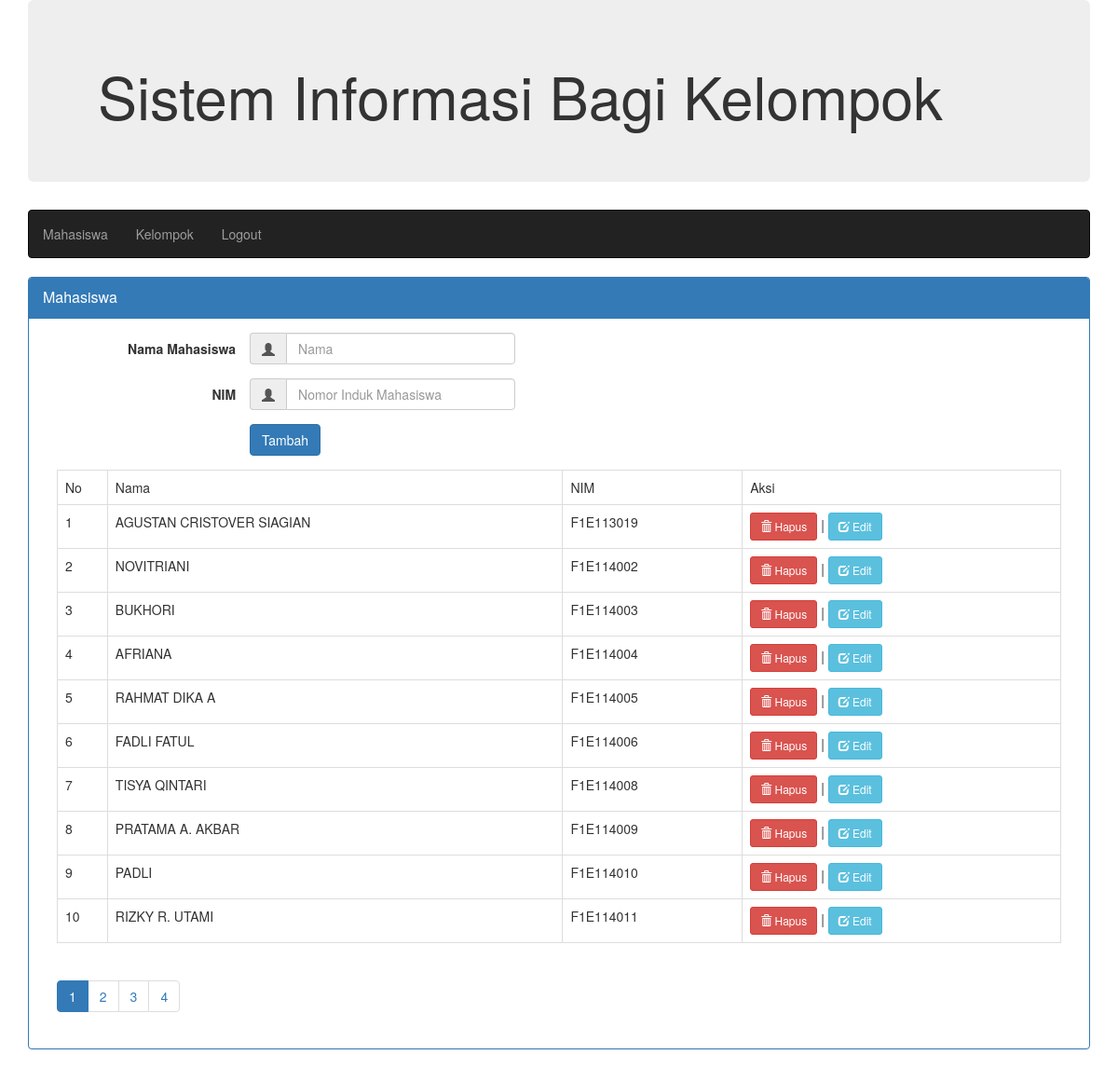
The app's page /index.php (signed in) with its own data.
### tables this page shows
CREATE TABLE `mhs` (
  `id` int(11) NOT NULL,
  `nim` varchar(200) NOT NULL,
  `nama` varchar(200) NOT NULL
);

### mahasiswa.php (the view, shortened to what this page needs)
<div class="panel panel-primary">
	<div class="panel-heading">
		<div class="panel-title">
			Mahasiswa
		</div>
	</div>
	<div class="panel-body">
		<div class="row">
			<div class="col-md-6">
				<?php if($_GET[halaman]=='edit')
				{
					include 'koneksi.php';
					$a=mysql_fetch_array(mysql_query("SELECT *from mhs where id='$_GET[id]'"));
					?>
				<form action="proses.php?aksi=edit" class="form-horizontal" method="post">
					<div class="form-group">
						<input type="hidden" value="<?php echo $a[id]; ?>" name='i'>
						<label class="control-label col-sm-5">Nama Mahasiswa</label>
						<div class="input-group col-sm-6">
							<div class="input-group-addon">
								<span class="glyphicon glyphicon-user"></span>
							</div>
							<input class="form-control" required name="a" value="<?php echo $a[nama]; ?>" type="text" placeholder="Nama" />
						</div>
					</div>
					<div class="form-group">
						<label class="control-label col-sm-5">NIM</label>
						<div class="input-group col-sm-6">
							<div class="input-group-addon">
								<span class="glyphicon glyphicon-user"></span>
							</div>
							<input class="form-control" required name="n" value="<?php echo $a[nim]; ?>" type="text" placeholder="Nomor Induk Mahasiswa" />
						</div>
					</div>
					<div class="form-group">
						<label class="control-label col-sm-5"></label>
						<div class="input-group col-sm-6">
							<button class="btn btn-primary" type="submit"> Update</button> | <a href="index.php"><button type="button" class="btn btn-danger"> Batal</button></a>
						</div>
					</div>
				</form>
				<?php }
				else
				{ ?>
				<form action="proses.php?aksi=tambahmhs" class="form-horizontal" method="post">
					<div class="form-group">
						<label class="control-label col-sm-5">Nama Mahasiswa</label>
						<div class="input-group col-sm-6">
							<div class="input-group-addon">
								<span class="glyphicon glyphicon-user"></span>
							</div>
							<input class="form-control" required name="nama" type="text" placeholder="Nama" />
						</div>
					</div>
					<div class="form-group">
						<label class="control-label col-sm-5">NIM</label>
						<div class="input-group col-sm-6">
							<div class="input-group-addon">
								<span class="glyphicon glyphicon-user"></span>
							</div>
							<input class="form-control" required name="nim" type="text" placeholder="Nomor Induk Mahasiswa" />
						</div>
					</div>
					<div class="form-group">
						<label class="control-label col-sm-5"></label>
						<div class="input-group col-sm-6">
							<button class="btn btn-primary" type="submit"> Tambah</button>
						</div>
					</div>
				</form>
				<?php } ?>
			</div>
		</div>
		<div class="col-md-12">
			<table class="table table-stripped table-bordered">
			<tr>
				<td width="5%">No</td><td>Nama</td><td>NIM</td><td>Aksi</td>
			</tr>
			<?php
			$a=mysql_query("SELECT *from mhs order by nim asc");
			$jumlahdata=mysql_num_rows($a);
			if($jumlahdata==0)
			{
				echo "<tr><td colspan='4'><div class='alert alert-danger'>Data tidak ada</div></td></tr>";
			}
			else{
			$p= new PagingMahasiswa;
			$batas=10;
			$posisi=$p->cariPosisi($batas);
			$a=mysql_query("SELECT *from mhs order by nim asc limit $posisi,$batas");
			$no=$posisi+1;
			while ($b= mysql_fetch_array($a)) {
				?>
				<tr>
					<td><?php echo $no; ?></td><td><?php echo $b[nama]; ?></td><td><?php echo $b[nim]; ?></td><td><a href="proses.php?aksi=hapus&id=<?php echo $b[id]; ?>"><button class="btn btn-danger btn-sm" onclick="return confirm('Apakah anda yakin menghapus ini?')"><span class="glyphicon glyphicon-trash"></span> Hapus</button></a> | <a href="index.php?halaman=edit&id=<?php echo $b[id]; ?>"><button class="btn btn-info btn-sm"><span class="glyphicon glyphicon-edit"></span> Edit</button></a> </td>
				</tr>
				<?php $no++;
				}
				$jmlhalaman  = $p->jumlahHalaman($jumlahdata, $batas);
				$linkHalaman = $p->navHalaman($_GET[halaman], $jmlhalaman);
			}
			?>
			</table>
			<ul class="pagination">
					<?php echo "$linkHalaman"; ?>
				</ul>
		</div>
	</div>
</div>

### index.php (shortened to what this page needs)
<!DOCTYPE html>
<?php error_reporting(1);
include 'paging.php';
?>
<html>
<head>
	<link rel="stylesheet" type="text/css" href="css/bootstrap.css">
</head>
<body>
<?php session_start(); if(!empty($_SESSION['username'])&&!empty($_SESSION['password'])&&$_SESSION[to]>time())
{ ; ?>
<div class="container">
	<div class="jumbotron">
		<div class="container">
			<h1>Sistem Informasi Bagi Kelompok</h1>
		</div>
	</div>
	<nav class="navbar navbar-inverse">
		<ul class="nav navbar-nav">
			<li ><a href="?menu=mahasiswa">Mahasiswa</a></li>
			<li><a href="?menu=kelompok">Kelompok</a></li>
		</ul>
		<ul class="nav navbar-nav ">
			<li class=""><a href="logout.php">Logout</a></li>
		</ul>
	</nav>
	<?php if($_GET[menu]=='mahasiswa')
	{
		include 'mahasiswa.php';
	}
	elseif($_GET[menu]=='kelompok')
	{
		include 'kelompok.php';
	}
	elseif($_GET[ngapain]=='buatgrup')
	{
		include 'kelompok.php';
	}
	elseif($_GET[ngapain]=='lihatgrup')
	{
		include 'kelompok.php';
	}
	elseif($_GET[ngapain]=='tambahkelompok')
	{
		include 'kelompok.php';
	}
	else
	{
		include 'mahasiswa.php';
	}?>
</div>
	<?php
}
?>
</body>
</html>

### paging.php (shortened to what this page needs)
<?php
class PagingMahasiswa{
	function cariPosisi($batas){
		if(empty($_GET[halaman])){
			$posisi=0;
		}
		else{
			$posisi = ($_GET[halaman]-1) * $batas;
		}
		return $posisi;
	}
	function jumlahHalaman($jmldata, $batas){
		$jmlhalaman = ceil($jmldata/$batas);
		return $jmlhalaman;
	}
	function navHalaman($halaman_aktif, $jmlhalaman){
		$link_halaman = "";
		for ($i=1; $i<=$jmlhalaman; $i++){
			if ($i == $halaman_aktif){
				$link_halaman .= "<li class='active'><a href='$_SERVER[PHP_SELF]?menu=mahasiswa'>$i</a></li>  ";
			}
			else{
				$link_halaman .= "<li><a href='$_SERVER[PHP_SELF]?menu=mahasiswa&halaman=$i'>$i</a> </li>";
			}
			$link_halaman .= " ";
		}
		return $link_halaman;
	}
}

### records on screen
mhs: nama "AGUSTAN CRISTOVER SIAGIAN", nim "F1E113019"
mhs: nama "NOVITRIANI", nim "F1E114002"
mhs: nama "BUKHORI", nim "F1E114003"
mhs: nama "AFRIANA", nim "F1E114004"
mhs: nama "RAHMAT DIKA A", nim "F1E114005"
mhs: nama "FADLI FATUL", nim "F1E114006"
mhs: nama "TISYA QINTARI", nim "F1E114008"
mhs: nama "PRATAMA A. AKBAR", nim "F1E114009"
mhs: nama "PADLI", nim "F1E114010"
mhs: nama "RIZKY R. UTAMI", nim "F1E114011"
